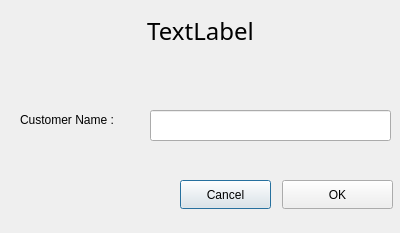
<?xml version="1.0" encoding="UTF-8"?>
<ui version="4.0">
 <class>CheckInDialog</class>
 <widget class="QDialog" name="CheckInDialog">
  <property name="geometry">
   <rect>
    <x>0</x>
    <y>0</y>
    <width>400</width>
    <height>233</height>
   </rect>
  </property>
  <property name="windowTitle">
   <string>Dialog</string>
  </property>
  <widget class="QLabel" name="labelRoomNo">
   <property name="geometry">
    <rect>
     <x>40</x>
     <y>10</y>
     <width>321</width>
     <height>41</height>
    </rect>
   </property>
   <property name="font">
    <font>
     <family>Rockwell</family>
     <pointsize>18</pointsize>
    </font>
   </property>
   <property name="text">
    <string>TextLabel</string>
   </property>
   <property name="alignment">
    <set>Qt::AlignmentFlag::AlignCenter</set>
   </property>
  </widget>
  <widget class="QLineEdit" name="lineEditCustomerName">
   <property name="geometry">
    <rect>
     <x>150</x>
     <y>110</y>
     <width>241</width>
     <height>31</height>
    </rect>
   </property>
  </widget>
  <widget class="QLabel" name="label">
   <property name="geometry">
    <rect>
     <x>20</x>
     <y>110</y>
     <width>121</width>
     <height>20</height>
    </rect>
   </property>
   <property name="text">
    <string>Customer Name :</string>
   </property>
  </widget>
  <widget class="QPushButton" name="cancelButton">
   <property name="geometry">
    <rect>
     <x>180</x>
     <y>180</y>
     <width>91</width>
     <height>29</height>
    </rect>
   </property>
   <property name="text">
    <string>Cancel</string>
   </property>
  </widget>
  <widget class="QPushButton" name="okButton">
   <property name="geometry">
    <rect>
     <x>282</x>
     <y>180</y>
     <width>111</width>
     <height>29</height>
    </rect>
   </property>
   <property name="text">
    <string>OK</string>
   </property>
  </widget>
 </widget>
 <resources/>
 <connections/>
</ui>
